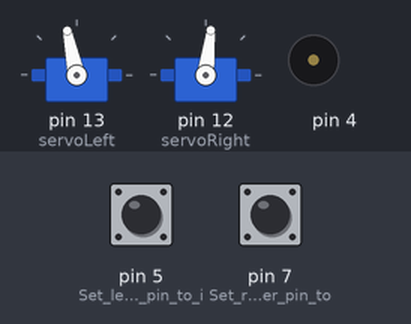
This sketch was run on a simulated Arduino Uno, built with avr-gcc and run on an emulated ATmega328P. Parts: 2 × servo, buzzer (waves = sounding). Inputs (shaded band) come from the test bench; at power-on: pin 5 (Set_left_whisker_pin_to_i) HIGH, pin 7 (Set_right_whisker_pin_to) LOW.

Above: at 3.2 s.
3.3 s: pin 5 (Set_left_whisker_pin_to_i) pulled LOW for 0.15 s
At 3.7 s:
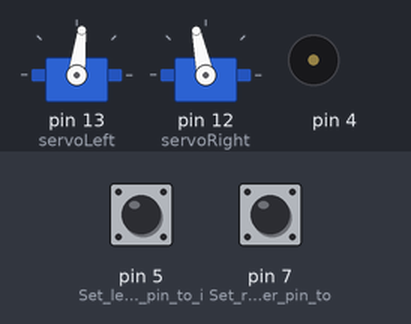
5.9 s: pin 5 (Set_left_whisker_pin_to_i) pulled LOW for 3.2 s
At 6.7 s:
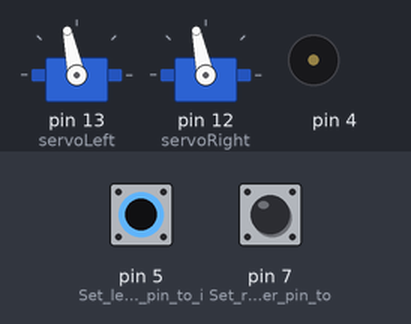
Timing chart, 0 to 10.7 s (numbered marks = the images above; inputs shaded):
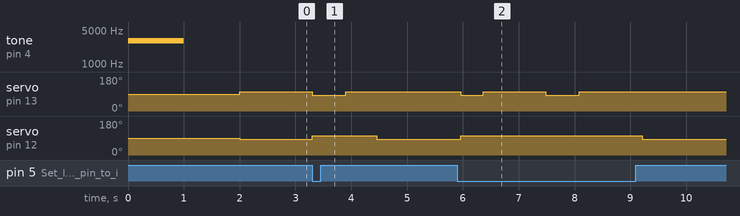

Measured:
- after the input at 3.3 s, servo on pin 13 (servoLeft): 102° → 83° at once, → 102° 0.60 s later; servo on pin 12 (servoRight): 83° → 102° at once, → 83° 1.2 s later
- after the input at 5.9 s, servo on pin 13 (servoLeft): 102° → 83° after 0.06 s, → 102° 0.40 s later, → 83° 1.1 s later, → 102° 0.60 s later; servo on pin 12 (servoRight): 83° → 102° after 0.06 s, → 83° 3.3 s later

The sketch:

ProjectAlg.ino
```cpp
 #include <Servo.h>
Servo servoLeft;
Servo servoRight;

void setup() {
  pinMode(7, INPUT); // Set right whisker pin to input
  pinMode(5, INPUT); // Set left whisker pin to input

  servoLeft.attach(13);    // servos declared
  servoRight.attach(12);

  tone(4,3000,1000);
  delay(2000);

}

void loop() {
  byte wLeft = digitalRead(5);
  byte wRight = digitalRead(7);
  forward();

  if((wLeft == 0) && (wRight == 0))
  {
    backward(600);
    turnRight();


    for(int i=0; i<10;i++)
    {
      forwardForOne();
      byte wLeft2 = digitalRead(5);
      byte wRight2 = digitalRead(7);
      if((wLeft2 == 0) && (wRight2 == 0))
       {
       backward(400);
       turnaround();
       }
    }


    forward();
    byte wLeft2 = digitalRead(5);
    byte wRight2 = digitalRead(7);
    if((wLeft2 == 0) && (wRight2 == 0))
    {
      backward(600);
      turnaround();
    }


  }


}

void forward(){
  servoLeft.writeMicroseconds(1600);
  servoRight.writeMicroseconds(1400);
}

void forwardForOne(){
  servoLeft.writeMicroseconds(1600);
  servoRight.writeMicroseconds(1400);
  delay(150);
  servoLeft.writeMicroseconds(1500);
  servoRight.writeMicroseconds(1500);
}
void backward(int time){

  servoLeft.writeMicroseconds(1400);
  servoRight.writeMicroseconds(1600);
  delay(time);
}

void turnRight(){
  servoLeft.writeMicroseconds(1600); // Left wheel counterclockwise
  servoRight.writeMicroseconds(1600); // Right wheel counterclockwise
  delay(560);
}

void turnaround(){
  servoLeft.writeMicroseconds(1600); // Left wheel counterclockwise
  servoRight.writeMicroseconds(1600); // Right wheel counterclockwise
  delay(1125);

}
```
